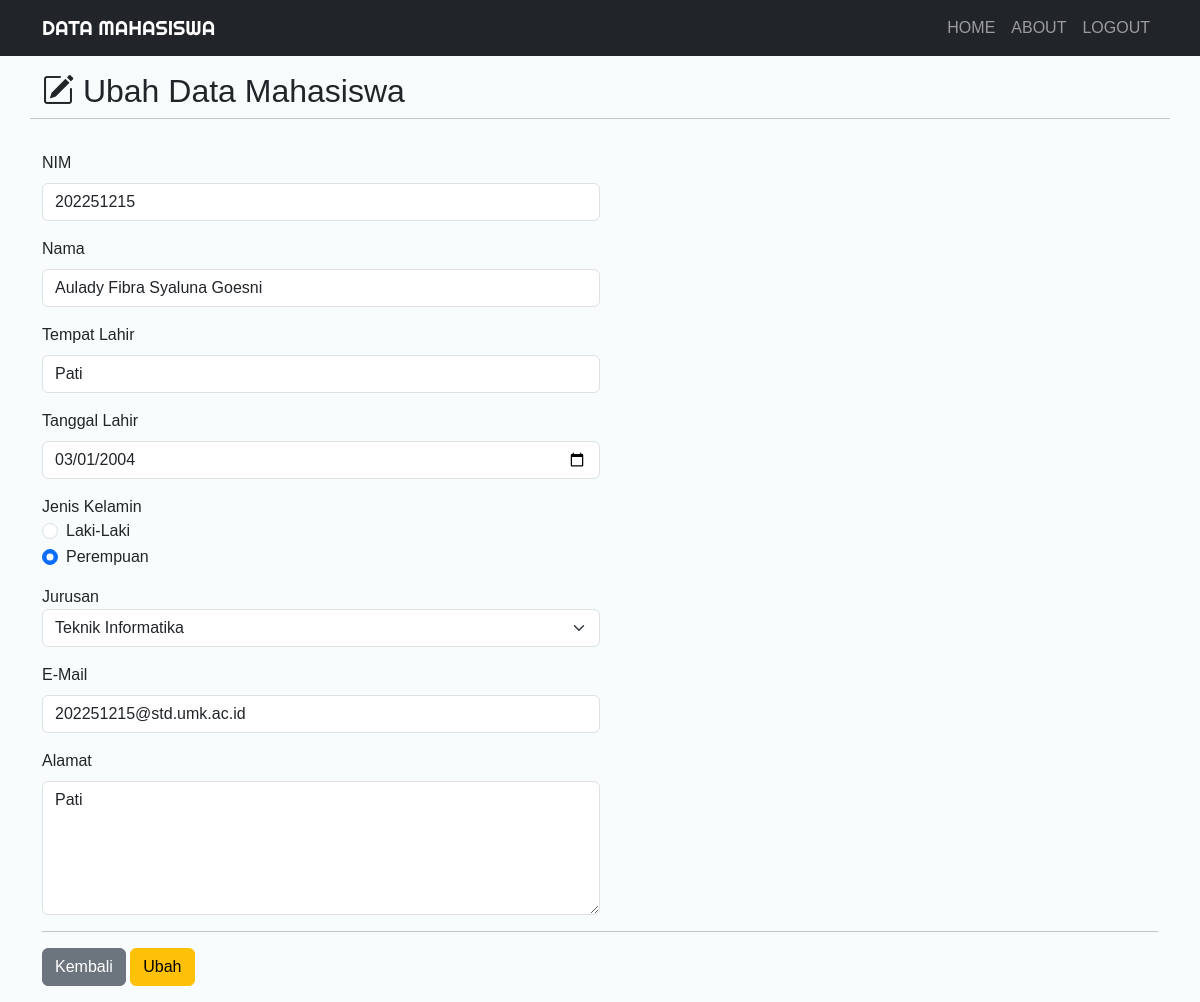
The app's page /data_mahasiswa/ubah.php?nim=202251215 (signed in) with its own data.
### tables this page shows
CREATE TABLE `students` (
  `nim` int(9) NOT NULL,
  `nama` varchar(255) NOT NULL,
  `tempat_lahir` varchar(255) NOT NULL,
  `tanggal_lahir` date NOT NULL,
  `jenis_kelamin` enum('Laki-Laki','Perempuan') NOT NULL,
  `jurusan` varchar(255) NOT NULL,
  `email` varchar(255) NOT NULL,
  `alamat` text NOT NULL
);

### data_mahasiswa/ubah.php (the view, shortened to what this page needs)
<?php
require 'fungsi.php';
if (isset($_GET['nim'])) {
    $nim = $_GET['nim'];
    $query = "SELECT * FROM students WHERE nim = ?";
    $stmt = mysqli_prepare($koneksi, $query);
    mysqli_stmt_bind_param($stmt, 's', $nim);
    mysqli_stmt_execute($stmt);
    $result = mysqli_stmt_get_result($stmt);
    if (mysqli_num_rows($result) === 1) {
        $row = mysqli_fetch_assoc($result);
    } else {
        echo "Data mahasiswa tidak ditemukan.";
        exit;
    }
} else {
    echo "NIM mahasiswa tidak valid.";
    exit;
}
?>
<!doctype html>
<html lang="en">
<head>
    <link href="https://cdn.jsdelivr.net/npm/bootstrap@5.3.3/dist/css/bootstrap.min.css" rel="stylesheet"
>
    <link rel="stylesheet" href="https://cdn.jsdelivr.net/npm/bootstrap-icons@1.11.3/font/bootstrap-icons.min.css">
    <link rel="stylesheet" href="css/style.css">
</head>
<body>
<nav class="navbar navbar-expand-lg navbar-dark bg-dark text-uppercase">
    <div class="container">
        <a class="navbar-brand" href="#">DATA MAHASISWA</a>
        <div class="collapse navbar-collapse" id="navbarNav">
            <ul class="navbar-nav ms-auto">
                <li class="nav-item">
                    <a class="nav-link" href="index.php">Home</a>
                </li>
                <li class="nav-item">
                    <a class="nav-link" href="about.php">About</a>
                </li>
                <li class="nav-item">
                    <a class="nav-link" href="logout.php">Logout</a>
                </li>
            </ul>
        </div>
    </div>
</nav>
<div class="container">
    <div class="row my-3">
        <div class="col-md">
            <h2><i class="bi bi-pencil-square"></i>&nbsp;Ubah Data Mahasiswa</h2>
        </div>
        <hr>
    </div>
    <div class="row mb-3">
        <div class="col-md">
            <form action="" method="post">
                <div class="mb-3">
                    <label for="nim" class="form-label">NIM</label>
                    <input type="number" class="form-control w-50" id="nim" name="nim" autocomplete="off" value="<?= htmlspecialchars($row['nim']); ?>" readonly>
                </div>
                <div class="mb-3">
                    <label for="nama" class="form-label">Nama</label>
                    <input type="text" class="form-control w-50" id="nama" name="nama" autocomplete="off" value="<?= htmlspecialchars($row['nama']); ?>" required>
                </div>
                <div class="mb-3">
                    <label for="tempat_lahir" class="form-label">Tempat Lahir</label>
                    <input type="text" class="form-control w-50" id="tempat_lahir" name="tempat_lahir" autocomplete="off" value="<?= htmlspecialchars($row['tempat_lahir']); ?>" required>
                </div>
                <div class="mb-3">
                    <label for="tanggal_lahir" class="form-label">Tanggal Lahir</label>
                    <input type="date" class="form-control w-50" id="tanggal_lahir" name="tanggal_lahir" value="<?= htmlspecialchars($row['tanggal_lahir']); ?>" required>
                </div>
                <div class="mb-3">
                    <label>Jenis Kelamin</label>
                    <div class="form-check">
                        <input class="form-check-input" type="radio" name="jenis_kelamin" id="Laki-Laki" value="Laki-Laki" <?= ($row['jenis_kelamin'] == 'Laki-Laki') ? 'checked' : ''; ?>>
                        <label class="form-check-label" for="Laki-Laki">Laki-Laki</label>
                    </div>
                    <div class="form-check">
                        <input class="form-check-input" type="radio" name="jenis_kelamin" id="Perempuan" value="Perempuan" <?= ($row['jenis_kelamin'] == 'Perempuan') ? 'checked' : ''; ?>>
                        <label class="form-check-label" for="Perempuan">Perempuan</label>
                    </div>
                </div>
                <div class="mb-3">
                    <label>Jurusan</label>
                    <select class="form-select w-50" required name="jurusan">
                        <option value="Teknik Informatika" <?= ($row['jurusan'] == 'Teknik Informatika') ? 'selected' : ''; ?>>Teknik Informatika</option>
                    </select>
                </div>
                <div class="mb-3">
                    <label for="email" class="form-label">E-Mail</label>
                    <input type="email" class="form-control w-50" id="email" name="email" autocomplete="off" value="<?= htmlspecialchars($row['email']); ?>" required>
                </div>
                <div class="mb-3">
                    <label for="alamat" class="form-label">Alamat</label>
                    <textarea class="form-control w-50" id="alamat" rows="5" required name="alamat"><?= htmlspecialchars($row['alamat']); ?></textarea>
                </div>
                <hr>
                <a href="index.php" class="btn btn-secondary">Kembali</a>
                <button type="submit" name="ubah" class="btn btn-warning">Ubah</button>
            </form>
        </div>
    </div>
</div>
</body>
</html>

### data_mahasiswa/css/style.css (style rules this page uses)
.navbar-brand { font-family: 'Righteous', cursive; }
body { font-family: 'Gill Sans', 'Gill Sans MT', 'Calibri', 'Trebucket MS', sans-serif; background-color: #f8fcfc; }

### records on screen
students: nim "202251215", nama "Aulady Fibra Syaluna Goesni", tempat_lahir "Pati", tanggal_lahir "03/01/2004", jenis_kelamin "☐ Laki-Laki", jenis_kelamin "☑ Perempuan", jurusan "Teknik Informatika", email "202251215@std.umk.ac.id", alamat "Pati"
